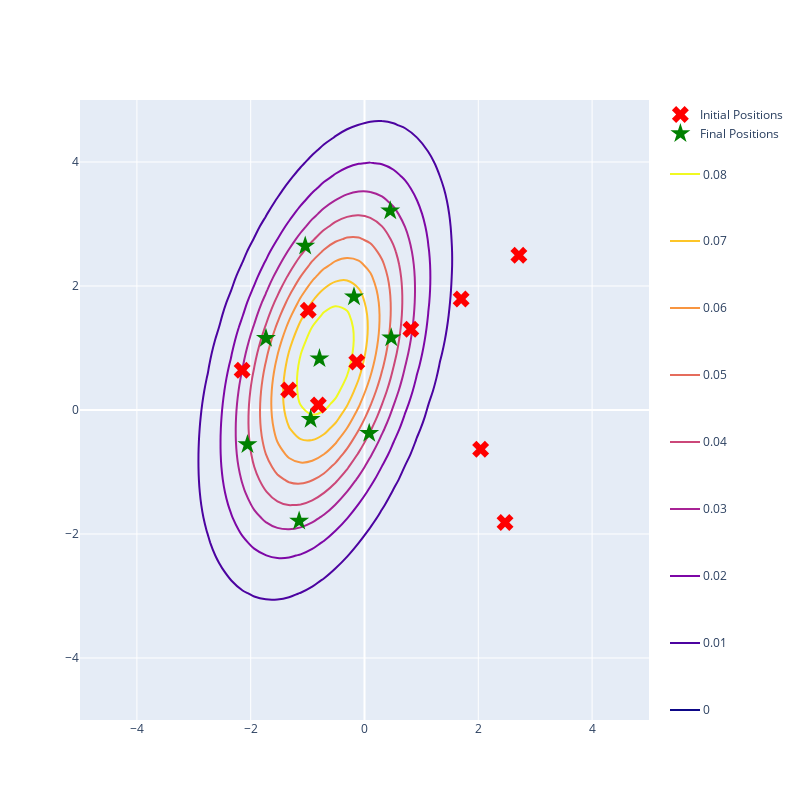

Write notebook code for a chart like this one.
### Markdown cell above
The particles are given random initial positions and with SVGD they 'move' to estimate the MVN.

_The code snippet below simply executes the `mvn_example` binary built from `mvn_example.cpp` and plots the initial and final positions of the particles._

### Code cell
# Run the executable
captured_output = subprocess.run("./mvn_example", text=True, capture_output=True)

# Process the captured output
split_output_str =  captured_output.stdout.split("\n")

# Extract the particle positions
initial_positions_x = [float(elem) for elem in split_output_str[1].split(" ") if elem != ""]
initial_positions_y = [float(elem) for elem in split_output_str[2].split(" ") if elem != ""]
initial_positions = list(zip(initial_positions_x, initial_positions_y))

final_positions_x = [float(elem) for elem in split_output_str[4].split(" ") if elem != ""]
final_positions_y = [float(elem) for elem in split_output_str[5].split(" ") if elem != ""]
final_positions = list(zip(final_positions_x, final_positions_y))

print("Initial particle positions:\n", np.asarray(initial_positions))
print("Final particle positions:\n", np.asarray(final_positions))

# Plot the positions on top of the MVN
fig.add_traces(
    [
        go.Scatter(
            x=initial_positions_x,
            y=initial_positions_y,
            mode="markers",
            marker_symbol="x",
            marker_size=15,
            marker_color="red",
            name="Initial Positions"
        ),
        go.Scatter(
            x=final_positions_x,
            y=final_positions_y,
            mode="markers",
            marker_symbol="star",
            marker_size=15,
            marker_color="green",
            name="Final Positions"
        )
    ]
)

fig.show()

### Figure 1 — Plotly figure (JSON) as saved in the notebook; plotly's stock layout.template omitted (floating-point values rounded to 4 significant figures; data arrays with more than 128 entries replaced by an {"elided": "..."} marker saying what was removed)
{"data": [{"contours": {"coloring": "lines"}, "line": {"width": 2}, "type": "contour", "x": [-5, -4.796, -4.592, -4.388, -4.184, -3.98, -3.776, -3.571, -3.367, -3.163, -2.959, -2.755, -2.551, -2.347, -2.143, -1.939, -1.735, -1.531, -1.327, -1.122, -0.9184, -0.7143, -0.5102, -0.3061, -0.102, 0.102, 0.3061, 0.5102, 0.7143, 0.9184, 1.122, 1.327, 1.531, 1.735, 1.939, 2.143, 2.347, 2.551, 2.755, 2.959, 3.163, 3.367, 3.571, 3.776, 3.98, 4.184, 4.388, 4.592, 4.796, 5], "y": [-5, -4.796, -4.592, -4.388, -4.184, -3.98, -3.776, -3.571, -3.367, -3.163, -2.959, -2.755, -2.551, -2.347, -2.143, -1.939, -1.735, -1.531, -1.327, -1.122, -0.9184, -0.7143, -0.5102, -0.3061, -0.102, 0.102, 0.3061, 0.5102, 0.7143, 0.9184, 1.122, 1.327, 1.531, 1.735, 1.939, 2.143, 2.347, 2.551, 2.755, 2.959, 3.163, 3.367, 3.571, 3.776, 3.98, 4.184, 4.388, 4.592, 4.796, 5], "z": {"elided": "50x50 float values"}}, {"marker": {"color": "red", "size": 15, "symbol": "x"}, "mode": "markers", "name": "Initial Positions", "type": "scatter", "x": [2.041, 1.699, 2.47, -0.9887, -1.333, -0.1356, -0.8113, 2.713, 0.8143, -2.15], "y": [-0.6337, 1.791, -1.815, 1.609, 0.3238, 0.7732, 0.08041, 2.497, 1.304, 0.6418]}, {"marker": {"color": "green", "size": 15, "symbol": "star"}, "mode": "markers", "name": "Final Positions", "type": "scatter", "x": [0.4698, -0.1846, 0.08271, -1.042, -0.9466, -1.732, -1.149, 0.4525, -0.7917, -2.057], "y": [1.167, 1.828, -0.3753, 2.644, -0.1483, 1.155, -1.79, 3.213, 0.8287, -0.5561]}], "layout": {"height": 800, "width": 800}}
